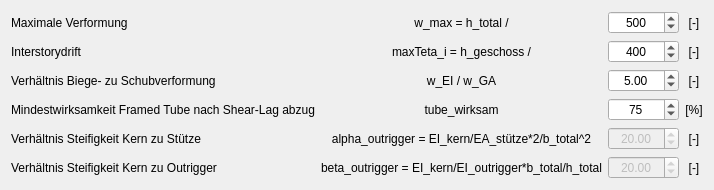
          <widget class="QWidget" name="tab_140">
           <attribute name="title">
            <string>Grenzwerte</string>
           </attribute>
           <layout class="QGridLayout" name="gridLayout_10">
            <item row="0" column="0">
             <layout class="QGridLayout" name="gridLayout_9">
              <item row="0" column="0">
               <widget class="QLabel" name="label_121_08">
                <property name="text">
                 <string>Maximale Verformung</string>
                </property>
               </widget>
              </item>
              <item row="0" column="1">
               <widget class="QLabel" name="label_122_08">
                <property name="text">
                 <string>w_max = h_total /</string>
                </property>
                <property name="alignment">
                 <set>Qt::AlignCenter</set>
                </property>
               </widget>
              </item>
              <item row="0" column="2">
               <widget class="QSpinBox" name="spinBox_w_max">
                <property name="alignment">
                 <set>Qt::AlignCenter</set>
                </property>
                <property name="minimum">
                 <number>1</number>
                </property>
                <property name="maximum">
                 <number>9999</number>
                </property>
                <property name="value">
                 <number>500</number>
                </property>
               </widget>
              </item>
              <item row="0" column="3">
               <widget class="QLabel" name="label_124_08">
                <property name="text">
                 <string>[-]</string>
                </property>
                <property name="alignment">
                 <set>Qt::AlignCenter</set>
                </property>
               </widget>
              </item>
              <item row="1" column="0">
               <widget class="QLabel" name="label_121_09">
                <property name="text">
                 <string>Interstorydrift</string>
                </property>
               </widget>
              </item>
              <item row="1" column="1">
               <widget class="QLabel" name="label_122_09">
                <property name="text">
                 <string>maxTeta_i = h_geschoss /</string>
                </property>
                <property name="alignment">
                 <set>Qt::AlignCenter</set>
                </property>
               </widget>
              </item>
              <item row="1" column="2">
               <widget class="QSpinBox" name="spinBox_maxTeta_i">
                <property name="alignment">
                 <set>Qt::AlignCenter</set>
                </property>
                <property name="minimum">
                 <number>1</number>
                </property>
                <property name="maximum">
                 <number>9999</number>
                </property>
                <property name="value">
                 <number>400</number>
                </property>
               </widget>
              </item>
              <item row="1" column="3">
               <widget class="QLabel" name="label_124_09">
                <property name="text">
                 <string>[-]</string>
                </property>
                <property name="alignment">
                 <set>Qt::AlignCenter</set>
                </property>
               </widget>
              </item>
              <item row="2" column="0">
               <widget class="QLabel" name="label_121_10">
                <property name="text">
                 <string>Verhältnis Biege- zu Schubverformung</string>
                </property>
               </widget>
              </item>
              <item row="2" column="1">
               <widget class="QLabel" name="label_122_10">
                <property name="text">
                 <string>w_EI / w_GA</string>
                </property>
                <property name="alignment">
                 <set>Qt::AlignCenter</set>
                </property>
               </widget>
              </item>
              <item row="2" column="2">
               <widget class="QDoubleSpinBox" name="spinBox_verhaeltnisVerformungen">
                <property name="alignment">
                 <set>Qt::AlignCenter</set>
                </property>
                <property name="minimum">
                 <double>0.000000000000000</double>
                </property>
                <property name="maximum">
                 <double>99.989999999999995</double>
                </property>
                <property name="singleStep">
                 <double>0.000000000000000</double>
                </property>
                <property name="value">
                 <double>5.000000000000000</double>
                </property>
               </widget>
              </item>
              <item row="2" column="3">
               <widget class="QLabel" name="label_124_10">
                <property name="text">
                 <string>[-]</string>
                </property>
                <property name="alignment">
                 <set>Qt::AlignCenter</set>
                </property>
               </widget>
              </item>
              <item row="3" column="0">
               <widget class="QLabel" name="label_12">
                <property name="text">
                 <string>Mindestwirksamkeit Framed Tube nach Shear-Lag abzug</string>
                </property>
               </widget>
              </item>
              <item row="3" column="1">
               <widget class="QLabel" name="label_13">
                <property name="text">
                 <string>tube_wirksam</string>
                </property>
                <property name="alignment">
                 <set>Qt::AlignCenter</set>
                </property>
               </widget>
              </item>
              <item row="3" column="2">
               <widget class="QSpinBox" name="spinBox_tube_wirksam">
                <property name="alignment">
                 <set>Qt::AlignCenter</set>
                </property>
                <property name="value">
                 <number>75</number>
                </property>
               </widget>
              </item>
              <item row="3" column="3">
               <widget class="QLabel" name="label_14">
                <property name="text">
                 <string>[%]</string>
                </property>
                <property name="alignment">
                 <set>Qt::AlignCenter</set>
                </property>
               </widget>
              </item>
              <item row="4" column="0">
               <widget class="QLabel" name="label_121_100">
                <property name="text">
                 <string>Verhältnis Steifigkeit Kern zu Stütze</string>
                </property>
               </widget>
              </item>
              <item row="4" column="1">
               <widget class="QLabel" name="label_122_100">
                <property name="text">
                 <string>alpha_outrigger = EI_kern/EA_stütze*2/b_total^2</string>
                </property>
                <property name="alignment">
                 <set>Qt::AlignCenter</set>
                </property>
               </widget>
              </item>
              <item row="4" column="2">
               <widget class="QDoubleSpinBox" name="spinBox_alpha_outrigger">
                <property name="enabled">
                 <bool>false</bool>
                </property>
                <property name="alignment">
                 <set>Qt::AlignCenter</set>
                </property>
                <property name="minimum">
                 <double>0.500000000000000</double>
                </property>
                <property name="maximum">
                 <double>1000.000000000000000</double>
                </property>
                <property name="singleStep">
                 <double>5.000000000000000</double>
                </property>
                <property name="value">
                 <double>20.000000000000000</double>
                </property>
               </widget>
              </item>
              <item row="4" column="3">
               <widget class="QLabel" name="label_124_100">
                <property name="text">
                 <string>[-]</string>
                </property>
                <property name="alignment">
                 <set>Qt::AlignCenter</set>
                </property>
               </widget>
              </item>
              <item row="5" column="0">
               <widget class="QLabel" name="label_121_101">
                <property name="text">
                 <string>Verhältnis Steifigkeit Kern zu Outrigger</string>
                </property>
               </widget>
              </item>
              <item row="5" column="1">
               <widget class="QLabel" name="label_122_101">
                <property name="text">
                 <string>beta_outrigger = EI_kern/EI_outrigger*b_total/h_total</string>
                </property>
                <property name="alignment">
                 <set>Qt::AlignCenter</set>
                </property>
               </widget>
              </item>
              <item row="5" column="2">
               <widget class="QDoubleSpinBox" name="spinBox_beta_outrigger">
                <property name="enabled">
                 <bool>false</bool>
                </property>
                <property name="alignment">
                 <set>Qt::AlignCenter</set>
                </property>
                <property name="minimum">
                 <double>1.000000000000000</double>
                </property>
                <property name="maximum">
                 <double>1000.000000000000000</double>
                </property>
                <property name="singleStep">
                 <double>5.000000000000000</double>
                </property>
                <property name="value">
                 <double>20.000000000000000</double>
                </property>
               </widget>
              </item>
              <item row="5" column="3">
               <widget class="QLabel" name="label_124_101">
                <property name="text">
                 <string>[-]</string>
                </property>
                <property name="alignment">
                 <set>Qt::AlignCenter</set>
                </property>
               </widget>
              </item>
             </layout>
            </item>
           </layout>
          </widget>
